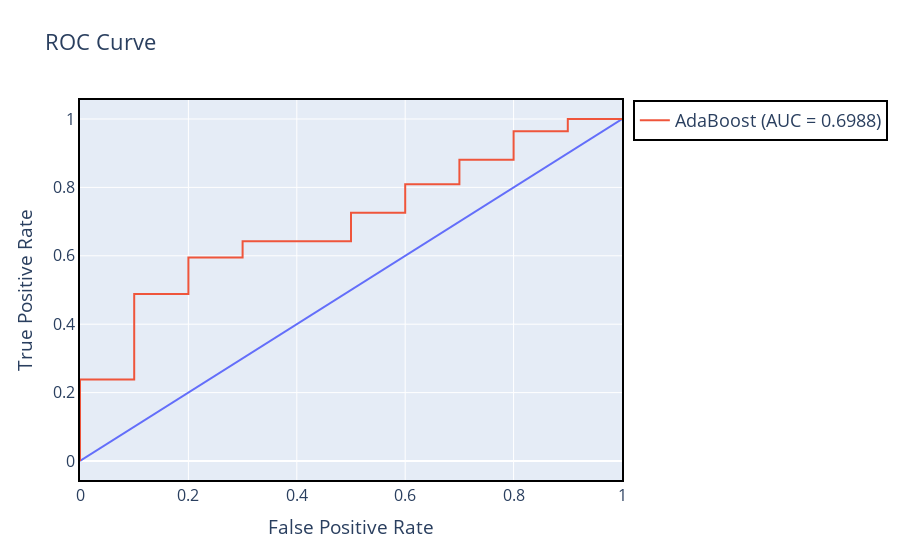

The cell this chart's notebook holds for it:
### Code cell
show_roc_curve(ada_boost, "AdaBoost", X_test, y_test)

### Figure 1 — Plotly figure (JSON) as saved in the notebook; plotly's stock layout.template omitted (floating-point values rounded to 4 significant figures)
{"data": [{"hovertemplate": "False Positive Rate=%{x}<br>True Positive Rate=%{y}<extra></extra>", "legendgroup": "", "line": {"color": "#636efa", "dash": "solid"}, "marker": {"symbol": "circle"}, "mode": "lines", "name": "", "orientation": "v", "showlegend": false, "type": "scatter", "x": [0, 1], "xaxis": "x", "y": [0, 1], "yaxis": "y"}, {"mode": "lines", "name": "AdaBoost (AUC = 0.6988)", "type": "scatter", "x": [0, 0, 0, 0.1, 0.1, 0.2, 0.2, 0.3, 0.3, 0.5, 0.5, 0.6, 0.6, 0.7, 0.7, 0.8, 0.8, 0.9, 0.9, 1], "y": [0, 0.0119, 0.2381, 0.2381, 0.4881, 0.4881, 0.5952, 0.5952, 0.6429, 0.6429, 0.7262, 0.7262, 0.8095, 0.8095, 0.881, 0.881, 0.9643, 0.9643, 1, 1]}], "layout": {"font": {"size": 16}, "legend": {"bordercolor": "Black", "borderwidth": 2, "font": {"size": 18}, "tracegroupgap": 0}, "title": {"text": "ROC Curve"}, "xaxis": {"anchor": "y", "domain": [0, 1], "linecolor": "black", "linewidth": 2, "mirror": true, "showline": true, "title": {"text": "False Positive Rate"}}, "yaxis": {"anchor": "x", "domain": [0, 1], "linecolor": "black", "linewidth": 2, "mirror": true, "showline": true, "title": {"text": "True Positive Rate"}}}}
